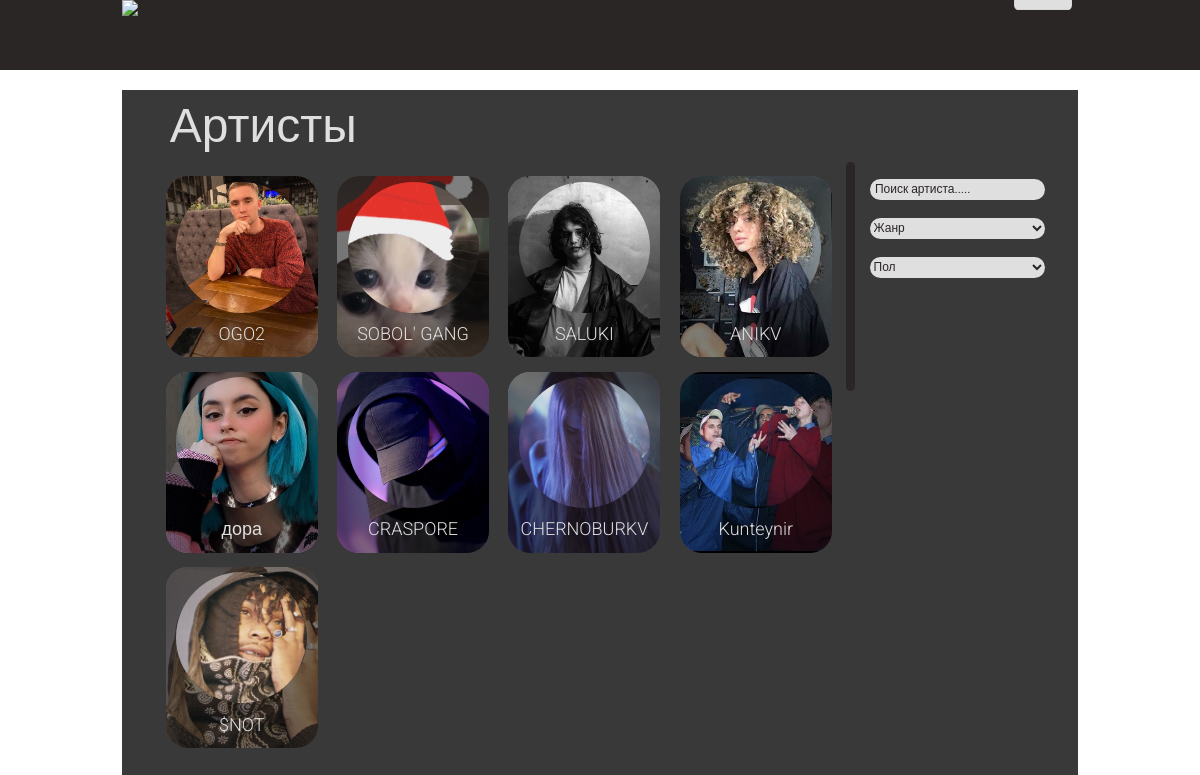
/artist_list/, run on the app's committed database.
### artist/models.py (models this page shows, shortened)
class Artist(models.Model):
    name_artist = models.CharField(max_length=150)
    photo = models.ImageField(upload_to='artis/%Y/%m/%d')
    genre = models.ForeignKey(Genre, on_delete=models.SET_NULL, blank=True, null=True)
    sex = models.ForeignKey(Sex, on_delete=models.SET_NULL, blank=True, null=True)
    music = models.JSONField(default=dict, blank=True)
    header_photo = models.ImageField(upload_to='artis/%Y/%m/%d')
    album = models.JSONField(default=dict, blank=True)
    class Meat:
        verbose_name = 'Артисты'

### artist/views.py (the view)
# urls.py: path('artist_list/', artist_list, name='artist_list'),
def artist_list(request):
    artist_info = Artist.objects.all()
    return render(request, 'artist/artist_list.html', {'artist': artist_info})

### artist/templates/artist/artist_list.html (shortened to what this page needs)
{% extends 'profile_user/base.html' %}
{% load static %}
        {% block content %}
            <h2>Артисты</h2>
            <div class="atists_block">
                {% for inf in artist %}
                <a href="{% url 'artist_page' inf.name_artist %}" ><div class="atist">
                    <div class="ten2">
                    </div>
                    <div class="artis_photo">
                        <img src="/media/{{inf.photo}}">
                    </div>
                    <h3>{{inf.name_artist}}</h3>
                </div></a>
                {% endfor %}
            </div>
            <form class="form_artist">
                <div class="search_artis">
                    <input class="inp_text2" type="text" name="search" size="40" placeholder="Поиск артиста.....">
                </div>
                <select class="genre_artist_page" name="theme" required="required">
                    <option>Жанр</option>
                </select>
                <select class="genre_artist_page" name="theme" required="required">
                    <option>Пол</option>
                </select>
            </form>
            <div class="line_artis"></div>
        {% endblock %}

### profile_user/templates/profile_user/base.html (shortened to what this page needs)
{% load static %}
<!DOCTYPE  html>
<html>
<head>
    <link rel="stylesheet" href="{% static 'profile_user/css/assets.css' %}">
</head>
<body>
<header class="header1">
    <div class="content_zone1">
        <a href="index.html"><img class="logo" src="{% static 'profile_user/img/лягух%202.png' %}"></a>
        <div class="burger">
            <button class="burg"><img src="{% static 'profile_user/img/burger.png' %}"></button>
        </div>
    </div>
</header>
<section>
    <div class="content_zone2">
        <div class="content2">
            {% block content %}
            {% endblock %}
        </div>
    </div>
</section>
</body>
</html>

### profile_user/static/profile_user/css/assets.css (style rules this page uses)
*, *::before, *::after { box-sizing: border-box; }
body, h1, h2, h3, h4, p, ul[class], ol[class], li, figure, figcaption, blockquote, dl, dd { margin: 0; }
body { min-height: 100vh; scroll-behavior: smooth; text-rendering: optimizeSpeed; line-height: 1.5; background-image: url("../img/fon.png"); background-size: 100% auto; background-repeat:no-repeat; background-attachment: fixed; }
a:not([class]) { text-decoration-skip-ink: auto; }
img { max-width: 100%; display: block; }
input, button, textarea, select { font: inherit; }
.content_zone1 { max-width: 956px; height: 100%; margin: 0 auto; }
.content_zone2 { max-width: 956px; height: 100%; max-height: 1400px; margin: 0 auto; }
header { position: fixed; top: 0; z-index: 9999; background-color: #2A2626; width: 100%; height: 70px; }
header a { text-decoration: none; color: #E0DFDF; }
.inp_text2 { border: none; width: 175px; height: 21px; border-radius: 20px; background-color: #E0DFDF; position: relative; color: #2A2626; outline:none; Font-family: "Roboto","Arial", sans-serif; font-style: normal; font-weight: normal; Font-size: 12px; }
.inp_text2::placeholder { color: #2A2626; padding-left: 2%; }
.form_artist { position: relative; margin-top: 1.5%; right: 3.5%; float: right; width: 175px; height: 89px; }
.genre_artist_page { border: none; width: 175px; height: 21px; border-radius: 20px; background-color: #E0DFDF; position: relative; margin-top: 10%; color: #2A2626; outline:none; Font-family: "Roboto","Arial", sans-serif; font-style: normal; font-weight: normal; Font-size: 12px; }
section { position: relative; top: 40px; }
.content2 { display: inline-block; float:left; position: relative; margin-top: -130px; width: 100%; background-color: #393939; }
.content2 h2 { display: inline-block; color: #E0DFDF; Font-family: "Roboto","Arial", sans-serif; font-style: normal; font-weight: normal; Font-size: 48px; width: 80%; position: relative; top: .5%; left: 5%; }
.content2 h3 { display: inline-block; color: #E0DFDF; Font-family: "Roboto","Arial", sans-serif; font-style: normal; font-weight: normal; Font-size: 24px; width: 80%; position: relative; top: .5%; }
.ten2 { top: 0; left: 0; width: 100%; height: 100%; position: relative; }
.ten2:after { content: ''; display: block; width: 100%; height: 100%; position: absolute; left: 0; top: 0; background-color: rgba(0, 0, 0, .5); transition: 250ms background-color; }
.burger img { width: 58px; height: 58px; position: relative; }
.burger { display: none; position: relative; bottom: 145%; float: right; }
.burger button { cursor: pointer; background-color: transparent; border: none; }
.atists_block { display: inline-block; width:75%; height: 1000px; overflow: auto; float: left; }
.atist { position: relative; left: 3.4%; margin-top: 2%; margin-left: 2.7%; width: 152px; height: 181px; float: left; border-radius: 22px; overflow: hidden; }
.atist h3 { width: 100%; color: #E0DFDF; Font-family: "Roboto", "Arial", sans-serif; font-style: normal; Font-size: 18px; font-weight: 300; position: relative; top: -93%; text-align: center; }
.artis_photo { position: relative; top: -97%; margin: 0 auto; border-radius: 50%; width: 131px; height: 131px; overflow: hidden; }
.artis_photo img { object-fit: cover; width: 100%; height: 100%; }
.line_artis { float: right; position: relative; right:5%; width: 9px; height: 229px; background-color: #2A2626; border-radius: 12px; }
@media only screen and (max-device-width:1000px) { .content2 { margin-top: 5%; } }
@media (max-device-width: 1100px) { .content2 { margin-top:50px; } }
@media (max-device-width: 1100px) { .burger { display: block; } }

### data on the page
Artist: photo (picture), name_artist "OGO2"
Artist: photo (picture), name_artist "SOBOL' GANG"
Artist: photo (picture), name_artist "SALUKI"
Artist: photo (picture), name_artist "ANIKV"
Artist: photo (picture), name_artist "дора"
Artist: photo (picture), name_artist "CRASPORE"
Artist: photo (picture), name_artist "CHERNOBURKV"
Artist: photo (placeholder picture), name_artist "Kunteynir"
Artist: photo (picture), name_artist "$NOT"
